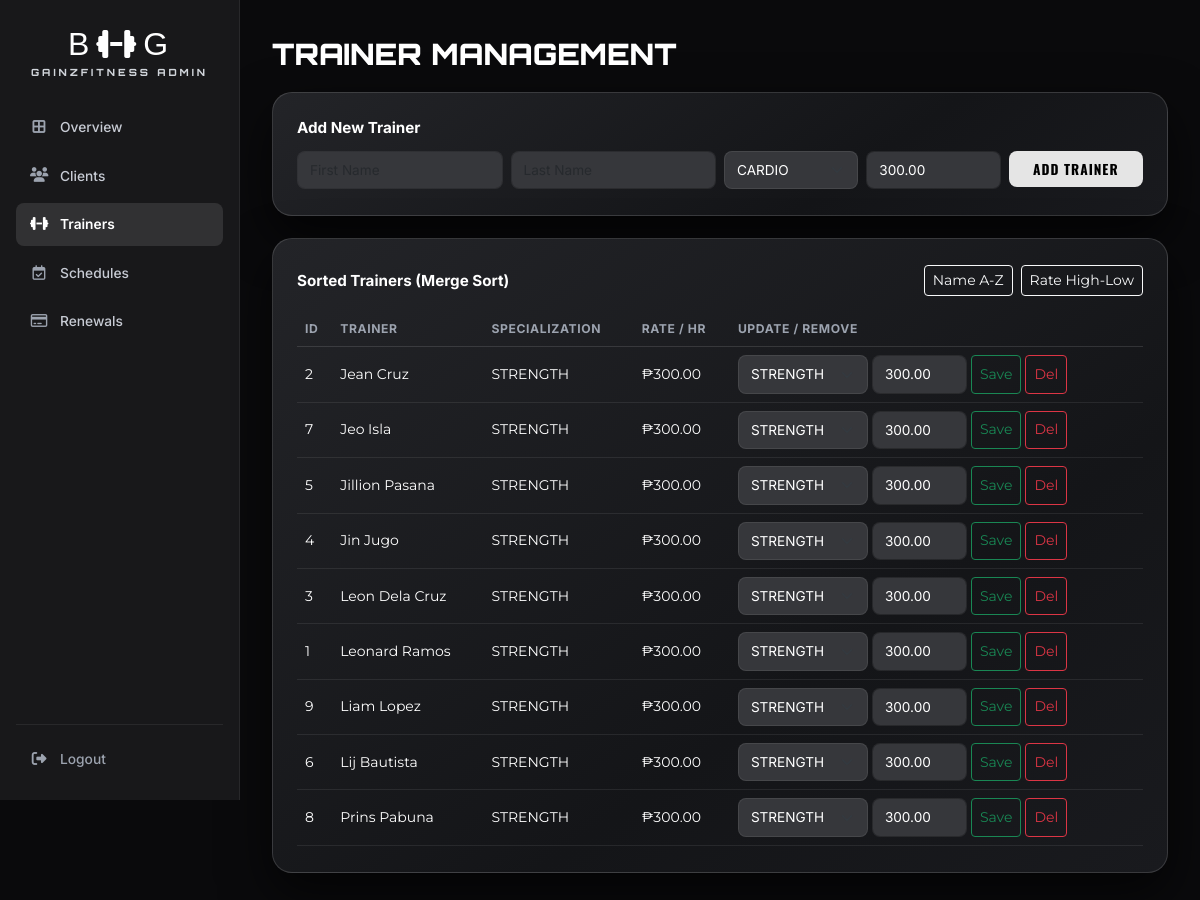
/admin_portal/admin_trainers.php (signed in), run on the app's committed database.
### tables this page shows
CREATE TABLE IF NOT EXISTS trainer (
  TrainerID int(11) NOT NULL AUTO_INCREMENT,
  LastName varchar(50) NOT NULL,
  FirstName varchar(50) NOT NULL,
  SpecializationType varchar(50) NOT NULL DEFAULT 'STRENGTH',
  RatePerHour decimal(10,2) NOT NULL DEFAULT 300.00,
  PRIMARY KEY (TrainerID),
  KEY fk_specialization (SpecializationType),
  CONSTRAINT fk_specialization FOREIGN KEY (SpecializationType) REFERENCES specialization (SpecType) ON DELETE CASCADE ON UPDATE CASCADE
);

CREATE TABLE IF NOT EXISTS specialization (
  SpecType varchar(50) NOT NULL,
  SpecDesc text NOT NULL,
  PRIMARY KEY (SpecType)
);

### app/Database.php (called while the page is built, shortened)
<?php
class Database
{
    private string $host;
    private string $dbName;
    private string $username;
    private string $password;
    public function __construct(
        string $host = '127.0.0.1',
        string $dbName = 'gym_database',
        string $username = 'root',
        string $password = ''
    ) {
        $this->host = getenv('DB_HOST') ?: $host;
        $this->dbName = getenv('DB_NAME') ?: $dbName;
        $this->username = getenv('DB_USER') ?: $username;
        $this->password = getenv('DB_PASS') !== false ? (string)getenv('DB_PASS') : $password;
    }
    public function connect(): PDO
    {
        $dsn = "mysql:host={$this->host};port=3307;dbname={$this->dbName};charset=utf8mb4";
        $options = [
            PDO::ATTR_ERRMODE => PDO::ERRMODE_EXCEPTION,
            PDO::ATTR_DEFAULT_FETCH_MODE => PDO::FETCH_ASSOC,
            PDO::ATTR_EMULATE_PREPARES => false,
        ];
        try {
            $this->connection = new PDO($dsn, $this->username, $this->password, $options);
            return $this->connection;
        } catch (PDOException $e) {
            throw new PDOException("Database connection failed: " . $e->getMessage(), (int)$e->getCode());
        }
    }
}

### app/Models/Trainer.php (called while the page is built, shortened)
<?php
class Trainer
{
    private PDO $db;
    public function __construct(?PDO $db = null)
    {
        $this->db = $db instanceof PDO ? $db : (new Database())->connect();
    }
    public function getAllTrainers(): array
    {
        $stmt = $this->db->query(
            "SELECT t.*, CONCAT(t.FirstName, ' ', t.LastName) AS FullName, s.SpecDesc
             FROM `trainer` t
             LEFT JOIN `specialization` s ON t.SpecializationType = s.SpecType
             ORDER BY t.TrainerID ASC"
        );
        return $stmt->fetchAll();
    }
    public function getAllSpecializations(): array
    {
        $stmt = $this->db->query("SELECT * FROM `specialization` ORDER BY SpecType ASC");
        return $stmt->fetchAll();
    }
}

### app/Algorithms/SearchAndSort.php (called while the page is built, shortened)
<?php
class SearchAndSort
{
    public static function mergeSort(array $items, string $key, string $direction = 'asc', string $type = 'string'): array
    {
        $count = count($items);
        if ($count <= 1) {
            return array_values($items);
        }
        $mid = intdiv($count, 2);
        $left = self::mergeSort(array_slice($items, 0, $mid), $key, $direction, $type);
        $right = self::mergeSort(array_slice($items, $mid), $key, $direction, $type);
        return self::merge($left, $right, $key, $direction, $type);
    }
    private static function merge(array $left, array $right, string $key, string $direction, string $type): array
    {
        $result = [];
        $i = 0;
        $j = 0;
        $leftCount = count($left);
        $rightCount = count($right);
        while ($i < $leftCount && $j < $rightCount) {
            $cmp = self::compareValues($left[$i][$key] ?? '', $right[$j][$key] ?? '', $type);
            if ($cmp <= 0) {
                $result[] = $left[$i];
                $i++;
            } else {
                $result[] = $right[$j];
                $j++;
            }
        }
        while ($i < $leftCount) {
            $result[] = $left[$i];
            $i++;
        }
        while ($j < $rightCount) {
            $result[] = $right[$j];
            $j++;
        }
        return $result;
    }
    private static function compareValues(mixed $a, mixed $b, string $type): int
    {
        return match ($type) {
            'number' => ((float)$a <=> (float)$b),
            'date' => ((strtotime((string)$a) ?: 0) <=> (strtotime((string)$b) ?: 0)),
            default => strcasecmp(trim((string)$a), trim((string)$b)),
        };
    }
}

### admin_portal/admin_trainers.php (the view, shortened to what this page needs)
<?php
$trainerModel = new Trainer();
$sortBy = $_GET['sort_by'] ?? 'FullName';
$dir = strtolower($_GET['dir'] ?? 'asc') === 'desc' ? 'desc' : 'asc';
$type = ($sortBy === 'RatePerHour' || $sortBy === 'TrainerID') ? 'number' : 'string';
$trainers = SearchAndSort::mergeSort($trainerModel->getAllTrainers(), $sortBy, $dir, $type);
$specs = $trainerModel->getAllSpecializations();
?>
<!DOCTYPE html>
<html lang="en">
<head>
  <link href="https://cdn.jsdelivr.net/npm/bootstrap@5.3.0/dist/css/bootstrap.min.css" rel="stylesheet">
  <link rel="stylesheet" href="https://cdnjs.cloudflare.com/ajax/libs/font-awesome/6.4.0/css/all.min.css">
</head>
<body>
  <div class="portal-shell">
    <aside class="portal-sidebar" id="portalSidebar">
      <div>
        <a href="admin_dashboard.php" class="sidebar-brand-box">
          <span class="sidebar-brand-mark">B<i class="fa-solid fa-dumbbell"></i>G</span>
          <span class="sidebar-brand-sub">GAINZFITNESS ADMIN</span>
        </a>
        <ul class="sidebar-nav-list">
          <li><a href="admin_dashboard.php" class="sidebar-nav-link"><i class="fa-solid fa-border-all"></i><span>Overview</span></a></li>
          <li><a href="admin_clients.php" class="sidebar-nav-link"><i class="fa-solid fa-users"></i><span>Clients</span></a></li>
          <li><a href="admin_trainers.php" class="sidebar-nav-link active"><i class="fa-solid fa-dumbbell"></i><span>Trainers</span></a></li>
          <li><a href="admin_schedules.php" class="sidebar-nav-link"><i class="fa-regular fa-calendar-check"></i><span>Schedules</span></a></li>
          <li><a href="admin_payments.php" class="sidebar-nav-link"><i class="fa-regular fa-credit-card"></i><span>Renewals</span></a></li>
        </ul>
      </div>
      <div class="sidebar-bottom">
        <a href="../logout.php" class="sidebar-logout-link"><i class="fa-solid fa-right-from-bracket"></i><span>Logout</span></a>
      </div>
    </aside>
    <main class="portal-content">
      <h1 class="portal-page-title">TRAINER MANAGEMENT</h1>
      <div class="portal-panel">
        <h2 class="panel-heading">Add New Trainer</h2>
        <form method="POST" class="row g-2">
          <div class="col-md-3"><input type="text" name="first_name" class="form-control form-control-sm" placeholder="First Name" required></div>
          <div class="col-md-3"><input type="text" name="last_name" class="form-control form-control-sm" placeholder="Last Name" required></div>
          <div class="col-md-2">
            <select name="specialization" class="form-select form-select-sm">
              <?php foreach ($specs as $s): ?>
                <option value="<?= htmlspecialchars($s['SpecType']) ?>"><?= htmlspecialchars($s['SpecType']) ?></option>
              <?php endforeach; ?>
            </select>
          </div>
          <div class="col-md-2"><input type="number" step="0.01" name="rate" class="form-control form-control-sm" value="300.00" required></div>
          <div class="col-md-2"><button type="submit" name="add_trainer" class="btn-portal-primary w-100">Add Trainer</button></div>
        </form>
      </div>
      <div class="portal-panel">
        <div class="d-flex flex-wrap justify-content-between align-items-center gap-2 mb-3">
          <h2 class="panel-heading mb-0">Sorted Trainers (Merge Sort)</h2>
          <div class="d-flex gap-2">
            <a href="?sort_by=FullName&dir=asc" class="btn btn-sm btn-outline-light">Name A-Z</a>
            <a href="?sort_by=RatePerHour&dir=desc" class="btn btn-sm btn-outline-light">Rate High-Low</a>
          </div>
        </div>
        <div class="table-responsive">
          <table class="table table-dark table-hover align-middle small mb-0">
            <thead><tr><th>ID</th><th>Trainer</th><th>Specialization</th><th>Rate / Hr</th><th>Update / Remove</th></tr></thead>
            <tbody>
              <?php foreach ($trainers as $t): ?>
                <tr>
                  <td><?= (int)$t['TrainerID'] ?></td>
                  <td><?= htmlspecialchars($t['FirstName'] . ' ' . $t['LastName']) ?></td>
                  <td><?= htmlspecialchars($t['SpecializationType']) ?></td>
                  <td>&#8369;<?= number_format((float)$t['RatePerHour'], 2) ?></td>
                  <td>
                    <form method="POST" class="d-inline-flex gap-1">
                      <select name="specialization" class="form-select form-select-sm" style="width:130px;">
                        <?php foreach ($specs as $s): ?>
                          <option value="<?= htmlspecialchars($s['SpecType']) ?>" <?= $s['SpecType'] === $t['SpecializationType'] ? 'selected' : '' ?>><?= htmlspecialchars($s['SpecType']) ?></option>
                        <?php endforeach; ?>
                      </select>
                      <input type="number" step="0.01" name="rate" value="<?= htmlspecialchars((string)$t['RatePerHour']) ?>" class="form-control form-control-sm" style="width:95px;">
                      <button type="submit" name="update_trainer" class="btn btn-sm btn-outline-success">Save</button>
                      <button type="submit" name="delete_trainer" class="btn btn-sm btn-outline-danger" onclick="return confirm('Delete trainer?');">Del</button>
                    </form>
                  </td>
                </tr>
              <?php endforeach; ?>
            </tbody>
          </table>
        </div>
      </div>
    </main>
  </div>
</body>
</html>

### admin_portal/admin_trainers.php (style rules this page uses)
:root { --bg-dark: #0a0a0c; --bg-sidebar: #18181a; --bg-card: #2D2D2F; --bg-card-hover: #38383a; --text-main: #ffffff; --text-muted: #a0a5b5; --accent-light: #e5e5e5; --font-logo: 'Impact', 'Haettenschweiler', 'Arial Narrow Bold', sans-serif; --font-btn-member: 'Oswald', sans-serif; --font-section-titles: 'Orbitron', sans-serif; --font-body-descriptions: 'Montserrat', sans-serif; --font-inter: 'Inter', sans-serif; --transition-fast: all 0.25s cubic-bezier(0.25, 0.8, 0.25, 1); }
*, *::before, *::after { box-sizing: border-box; margin: 0; padding: 0; }
body { background-color: var(--bg-dark); color: var(--text-main); font-family: var(--font-body-descriptions); min-height: 100vh; overflow-x: hidden; }
a { text-decoration: none; color: inherit; }
.portal-shell { display: flex; min-height: 100vh; width: 100%; }
.portal-sidebar { width: 240px; flex-shrink: 0; background-color: var(--bg-sidebar); border-right: 1px solid rgba(255, 255, 255, 0.07); display: flex; flex-direction: column; justify-content: space-between; padding: 24px 16px 20px 16px; position: sticky; top: 0; height: 100vh; z-index: 1002; transition: transform 0.3s ease; }
.sidebar-brand-box { display: flex; flex-direction: column; align-items: center; text-align: center; padding: 4px 8px 26px 8px; }
.sidebar-brand-mark { font-family: var(--font-logo); font-size: 2rem; line-height: 1; letter-spacing: 3px; color: #ffffff; display: inline-flex; align-items: center; gap: 4px; }
.sidebar-brand-sub { font-family: var(--font-section-titles) !important; font-size: 0.62rem; font-weight: 800; letter-spacing: 3px; color: #d1d5db; margin-top: 5px; text-transform: uppercase; }
.sidebar-nav-list { list-style: none; display: flex; flex-direction: column; gap: 6px; padding: 0; margin: 0; }
.sidebar-nav-link { display: flex; align-items: center; gap: 12px; padding: 11px 14px; border-radius: 8px; font-family: var(--font-inter) !important; font-size: 0.86rem; font-weight: 500; color: #c7cbd4; transition: var(--transition-fast); }
.sidebar-nav-link i { width: 18px; text-align: center; font-size: 0.92rem; color: #9ca3af; transition: var(--transition-fast); }
.sidebar-nav-link:hover i, .sidebar-nav-link.active i { color: #ffffff; }
.sidebar-nav-link.active { background-color: rgba(255, 255, 255, 0.11); color: #ffffff; font-weight: 600; }
.sidebar-bottom { padding-top: 14px; border-top: 1px solid rgba(255, 255, 255, 0.07); }
.sidebar-logout-link { display: flex; align-items: center; gap: 12px; padding: 10px 14px; border-radius: 8px; font-family: var(--font-inter) !important; font-size: 0.86rem; font-weight: 500; color: #9ca3af; transition: var(--transition-fast); }
.sidebar-logout-link i { width: 18px; text-align: center; font-size: 0.92rem; }
.portal-content { flex: 1; min-width: 0; padding: 36px 32px 60px 32px; max-width: 1280px; }
.portal-page-title { font-family: var(--font-section-titles) !important; font-weight: 900 !important; font-size: clamp(1.35rem, 2.5vw, 1.85rem); text-transform: uppercase; margin-bottom: 20px; }
.portal-panel { background: linear-gradient(145deg, #232428 0%, #141518 65%, #191a1e 100%); border: 1px solid rgba(255, 255, 255, 0.14); border-radius: 20px; padding: 26px 24px; box-shadow: 0 20px 50px rgba(0, 0, 0, 0.65); margin-bottom: 22px; }
.panel-heading { font-family: var(--font-inter) !important; font-weight: 700; font-size: 0.95rem; color: #ffffff; margin-bottom: 14px; }
.portal-panel .form-control, .portal-panel .form-select { background-color: #36373b; border: 1px solid rgba(255, 255, 255, 0.08); border-radius: 8px; color: #ffffff; font-family: var(--font-inter) !important; font-size: 0.85rem; padding: 8px 12px; color-scheme: dark; }
.btn-portal-primary { font-family: var(--font-btn-member) !important; font-weight: 700 !important; text-transform: uppercase; background-color: var(--accent-light); color: #000; padding: 8px 16px; border-radius: 8px; border: none; letter-spacing: 1px; font-size: 0.85rem; cursor: pointer; transition: var(--transition-fast); }
.table-dark { --bs-table-bg: transparent; --bs-table-hover-bg: rgba(255, 255, 255, 0.05); border-color: rgba(255, 255, 255, 0.08); color: #e5e7eb; }
.table-dark th { font-family: var(--font-inter) !important; font-size: 0.76rem; text-transform: uppercase; letter-spacing: 0.6px; color: #9ca3af; border-bottom-color: rgba(255, 255, 255, 0.12); }

### data on the page
trainer: TrainerID "2", FirstName+LastName "Jean Cruz", SpecializationType "STRENGTH", RatePerHour "300.00", specialization "STRENGTH", rate "300.00"
trainer: TrainerID "7", FirstName+LastName "Jeo Isla", SpecializationType "STRENGTH", RatePerHour "300.00", specialization "STRENGTH", rate "300.00"
trainer: TrainerID "5", FirstName+LastName "Jillion Pasana", SpecializationType "STRENGTH", RatePerHour "300.00", specialization "STRENGTH", rate "300.00"
trainer: TrainerID "4", FirstName+LastName "Jin Jugo", SpecializationType "STRENGTH", RatePerHour "300.00", specialization "STRENGTH", rate "300.00"
trainer: TrainerID "3", FirstName+LastName "Leon Dela Cruz", SpecializationType "STRENGTH", RatePerHour "300.00", specialization "STRENGTH", rate "300.00"
trainer: TrainerID "1", FirstName+LastName "Leonard Ramos", SpecializationType "STRENGTH", RatePerHour "300.00", specialization "STRENGTH", rate "300.00"
trainer: TrainerID "9", FirstName+LastName "Liam Lopez", SpecializationType "STRENGTH", RatePerHour "300.00", specialization "STRENGTH", rate "300.00"
trainer: TrainerID "6", FirstName+LastName "Lij Bautista", SpecializationType "STRENGTH", RatePerHour "300.00", specialization "STRENGTH", rate "300.00"
trainer: TrainerID "8", FirstName+LastName "Prins Pabuna", SpecializationType "STRENGTH", RatePerHour "300.00", specialization "STRENGTH", rate "300.00"

### other printed values
form field specialization "CARDIO"
